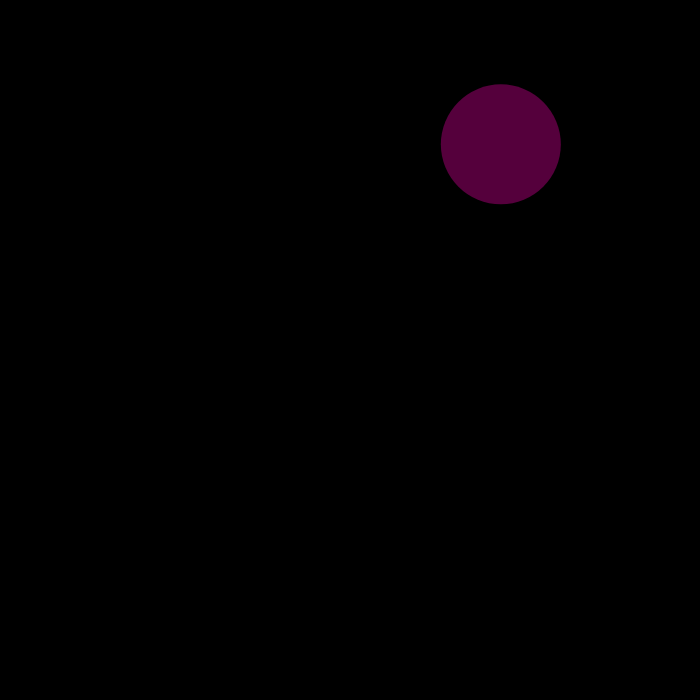
Frame 1 (no input)
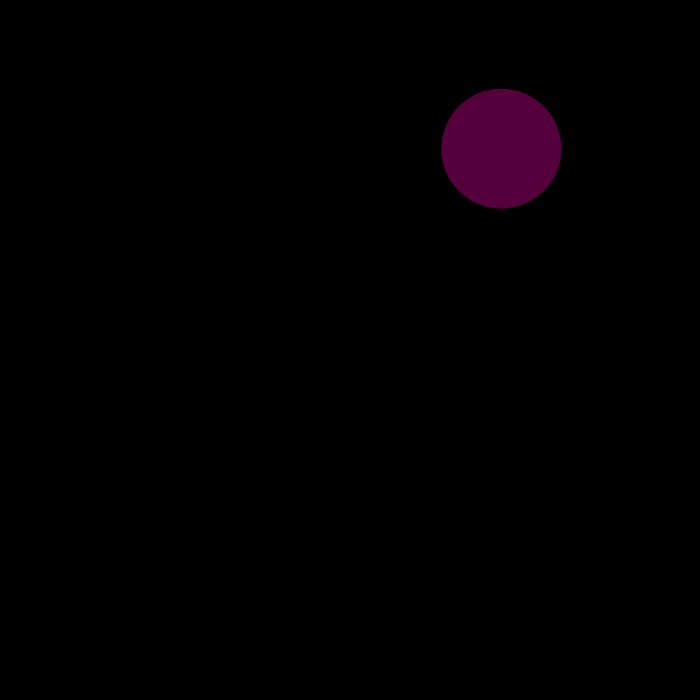
Frame 60 (no input)
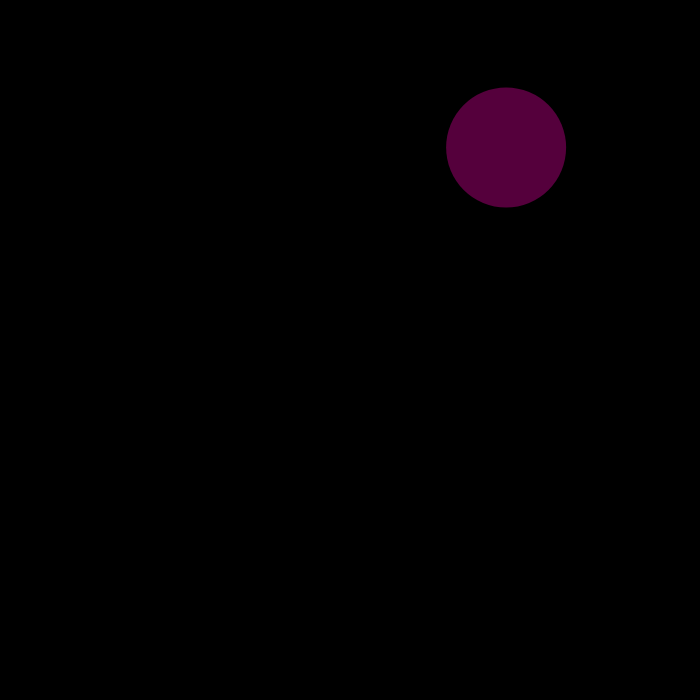
Frame 120 (the mouse pressed at the canvas centre since frame 60)

The p5.js sketch that drew these frames (run headless with seeded random() and noise() and a simulated clock; from frame 60 on, the mouse is pressed at the canvas centre):

// p5.js sketch
// ── sketch.js
var cells = []

function setup(){
    createCanvas(700,700)
    cell = new Cell(createVector(random(width), random(height)), 60, color(random(100,255),0, random(100,255), 100))
    x=cells.push(cell)
}

function draw(){
    background(0)
    for (let i=0 ; i< cells.length; i++){
        cells[i].move()
        cells[i].show()
    }
    
}

function mousePressed(){
    for (var i=cells.length-1; i > -1;--i){
       if(cells[i].clicked(mouseX, mouseY)) {
           let cellA = cells[i].mitosis()
           let cellB = cells[i].mitosis()
           cells.push(cellA)
           cells.push(cellB)
           cells.splice(i, 1)
            console.log("Clicked !")
       }
    }
    
}


// ── Cell.js
class Cell{
    constructor(pos, r,c) {
        if (pos){
            this.pos = pos.copy()
        } else {
            this.pos =  createVector(random(width), random(height))
        }

        this.r = r || 60
        this.c = c || color(random(100,255),0,random(100,255), 100)
    }

    clicked(x,y){
        var d = dist(this.pos.x, this.pos.y, x, y)
        if (d < this.r) {
            return true
        } else {
            return false
        }
    }

    mitosis() {
    
        this.pos.x += random(-this.r,this.r)
        let cellA = new Cell(this.pos, this.r * 0.8, this.c)

        return cellA
    }

    show(){
        noStroke()
        fill(this.c)
        ellipse(this.pos.x, this.pos.y, this.r*2, this.r * 2)
    }

    move(){
        this.vel = p5.Vector.random2D()
        this.pos.add(this.vel)
    }

    checkEdges(){
        if( this.pos.x < 0 ){
            this.pos.x = width
        }

        if(this.pos.x > width){
            this.pos.x = 0
        }

        if (this.pos.y >height) {
            this.pos.y = 0
        }

        if (this.pos.y < 0){
            this.pos.y = height
        }
    }

}
